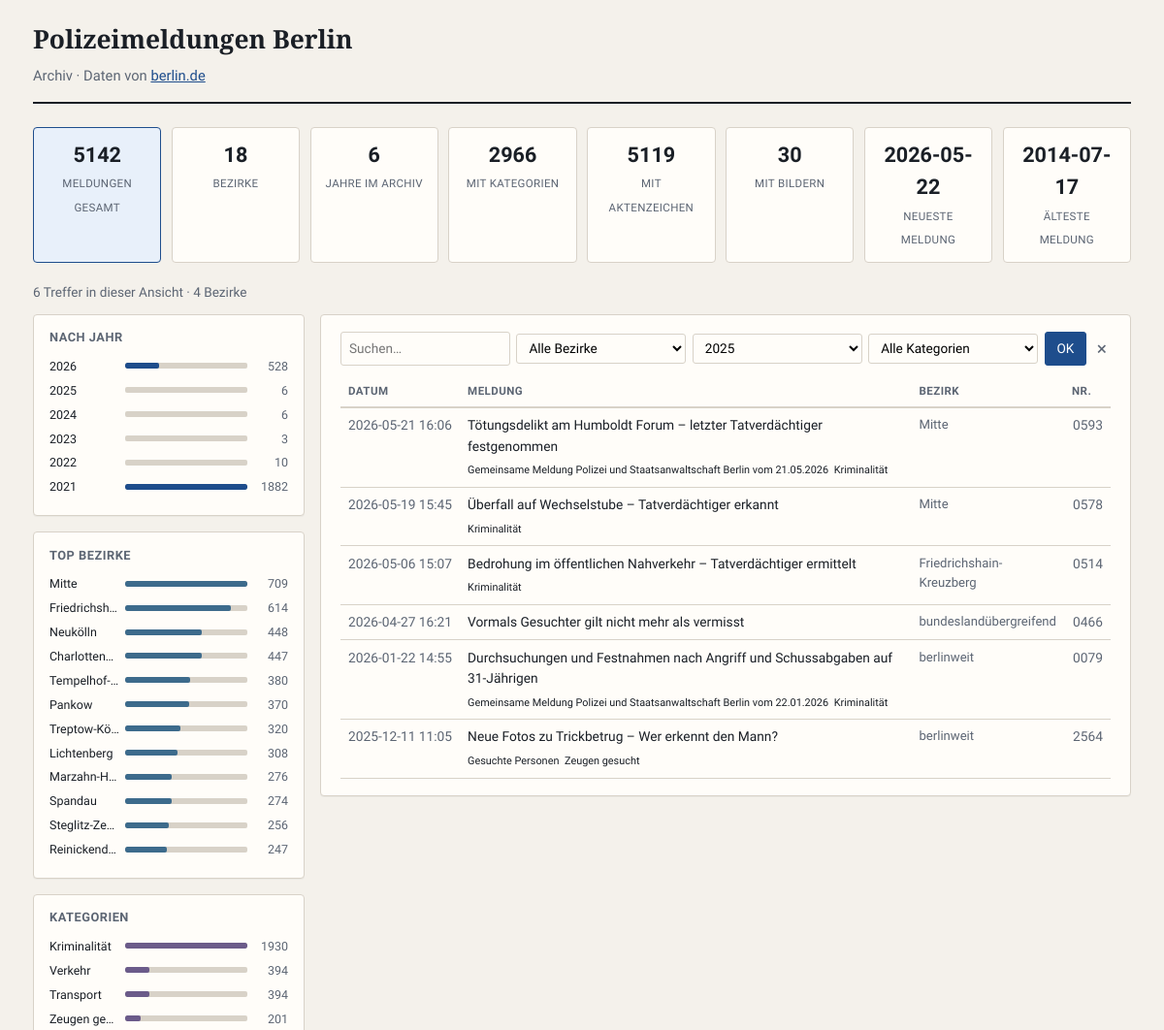
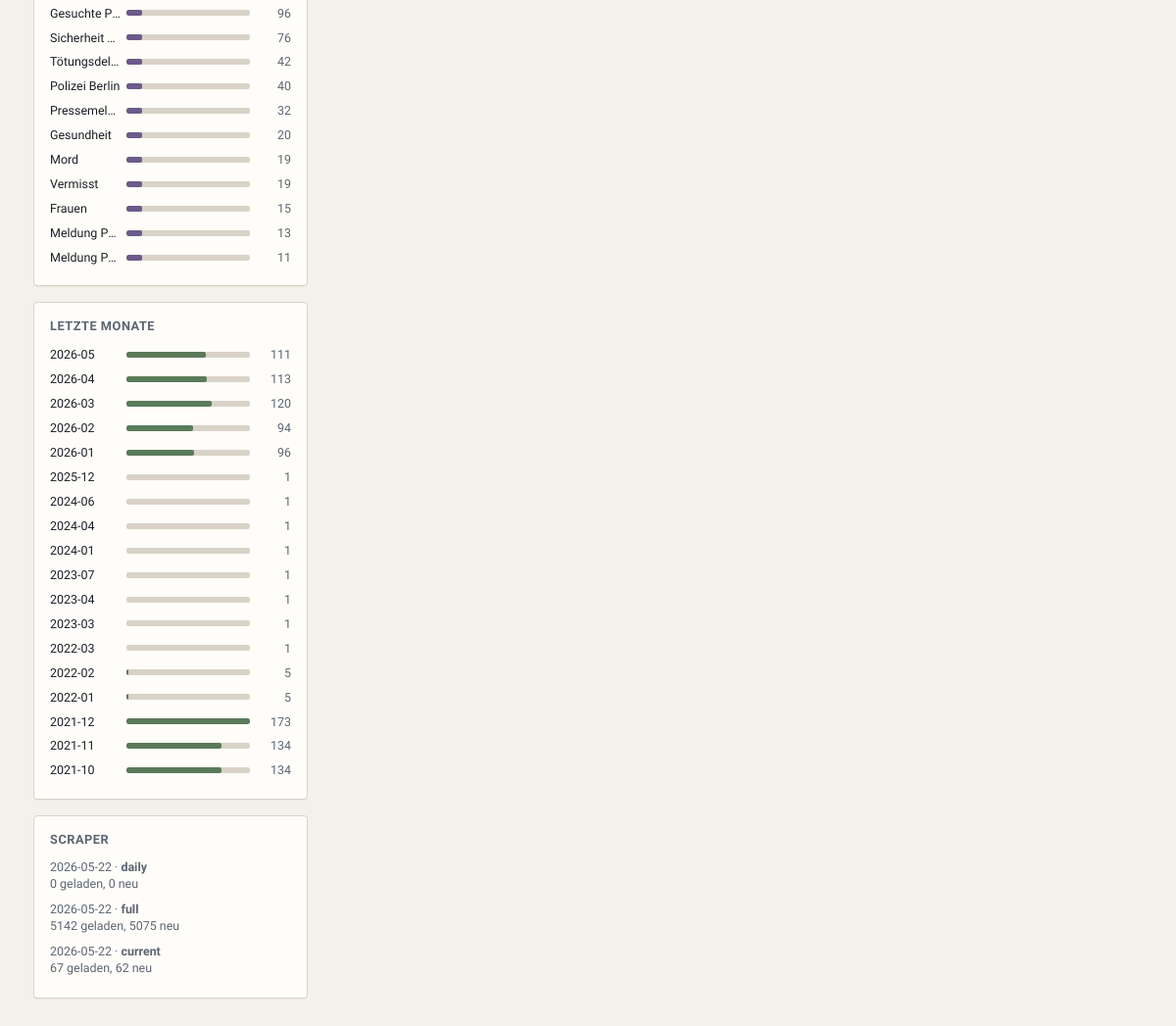
Page /?year=2025 on the committed database (2 pictures, top to bottom).
### tables this page shows
CREATE TABLE scrape_runs (
    id INTEGER PRIMARY KEY AUTOINCREMENT,
    started_at TEXT NOT NULL,
    finished_at TEXT,
    mode TEXT NOT NULL,
    listings_found INTEGER DEFAULT 0,
    articles_fetched INTEGER DEFAULT 0,
    articles_new INTEGER DEFAULT 0,
    articles_updated INTEGER DEFAULT 0,
    errors INTEGER DEFAULT 0,
    notes TEXT
);

CREATE TABLE meldungen (
    id TEXT PRIMARY KEY,
    url TEXT NOT NULL UNIQUE,
    title TEXT NOT NULL,
    published_at TEXT,
    meldung_date TEXT,
    district TEXT,
    body_text TEXT,
    source_year INTEGER,
    first_seen_at TEXT NOT NULL,
    last_scraped_at TEXT NOT NULL
, summary TEXT, tags TEXT, case_number TEXT, images TEXT);

### dashboard/app.py (the view)
@app.route("/")
def index():
    conn = get_db()
    if conn is None:
        return render_template("index.html", ready=False)
    q = request.args.get("q", "").strip()
    district = request.args.get("district", "").strip()
    year = request.args.get("year", "").strip()
    tag = request.args.get("tag", "").strip()
    page = max(1, int(request.args.get("page", 1) or 1))
    conditions = []
    params: list = []
    if q:
        conditions.append(
            "(title LIKE ? OR body_text LIKE ? OR summary LIKE ? OR district LIKE ? OR tags LIKE ?)"
        )
        like = f"%{q}%"
        params.extend([like, like, like, like, like])
    if district:
        conditions.append("district = ?")
        params.append(district)
    if year.isdigit():
        conditions.append("source_year = ?")
        params.append(int(year))
    if tag:
        conditions.append("tags LIKE ?")
        params.append(f'%"{tag}"%')
    where = f"WHERE {' AND '.join(conditions)}" if conditions else ""
    total = conn.execute(
        f"SELECT COUNT(*) FROM meldungen {where}", params
    ).fetchone()[0]
    pages = max(1, ceil(total / PER_PAGE))
    page = min(page, pages)
    offset = (page - 1) * PER_PAGE
    rows = conn.execute(
        f"""
        SELECT id, title, published_at, district, case_number, tags, source_year
        FROM meldungen {where}
        ORDER BY published_at DESC NULLS LAST, id DESC
        LIMIT ? OFFSET ?
        """,
        [*params, PER_PAGE, offset],
    ).fetchall()
    meldungen = [enrich_row(r) for r in rows]
    stats = conn.execute(
        """
        SELECT
            COUNT(*) AS total,
            COUNT(DISTINCT district) AS districts,
            COUNT(DISTINCT source_year) AS years,
            MIN(published_at) AS oldest,
            MAX(published_at) AS newest,
            SUM(CASE WHEN images IS NOT NULL AND images != '[]' THEN 1 ELSE 0 END) AS with_images,
            SUM(CASE WHEN case_number IS NOT NULL AND case_number != '' THEN 1 ELSE 0 END) AS with_case_number,
            SUM(CASE WHEN tags IS NOT NULL AND tags != '[]' THEN 1 ELSE 0 END) AS with_tags,
            ROUND(AVG(LENGTH(body_text))) AS avg_body_len
        FROM meldungen
        """
    ).fetchone()
    filtered_stats = conn.execute(
        f"""
        SELECT COUNT(*) AS total,
               COUNT(DISTINCT district) AS districts
        FROM meldungen {where}
        """,
        params,
    ).fetchone()
    by_year = conn.execute(
        """
        SELECT source_year AS year, COUNT(*) AS count
        FROM meldungen
        WHERE source_year IS NOT NULL
        GROUP BY source_year
        ORDER BY year DESC
        """
    ).fetchall()
    by_district = conn.execute(
        """
        SELECT district, COUNT(*) AS count
        FROM meldungen
        WHERE district IS NOT NULL AND district != ''
        GROUP BY district
        ORDER BY count DESC
        LIMIT 12
        """
    ).fetchall()
    by_month = conn.execute(
        """
        SELECT substr(published_at, 1, 7) AS month, COUNT(*) AS count
        FROM meldungen
        WHERE published_at IS NOT NULL AND length(published_at) >= 7
        GROUP BY month
        ORDER BY month DESC
        LIMIT 18
        """
    ).fetchall()
    popular_tags = _aggregate_tags(conn)
    districts = conn.execute(
        """
        SELECT district, COUNT(*) AS count
        FROM meldungen
        WHERE district IS NOT NULL AND district != ''
        GROUP BY district
        ORDER BY count DESC, district
        """
    ).fetchall()
    years = conn.execute(
        """
        SELECT DISTINCT source_year AS year
        FROM meldungen WHERE source_year IS NOT NULL
        ORDER BY year DESC
        """
    ).fetchall()
    runs = conn.execute(
        "SELECT * FROM scrape_runs ORDER BY id DESC LIMIT 3"
    ).fetchall()
    conn.close()
    max_year_count = max((r["count"] for r in by_year), default=1)
    max_district_count = max((r["count"] for r in by_district), default=1)
    max_month_count = max((r["count"] for r in by_month), default=1)
    max_tag_count = popular_tags[0][1] if popular_tags else 1
    return render_template(
        "index.html",
        ready=True,
        meldungen=meldungen,
        stats=stats,
        filtered_stats=filtered_stats,
        by_year=by_year,
        by_district=by_district,
        by_month=by_month,
        popular_tags=popular_tags,
        districts=districts,
        years=[r["year"] for r in years],
        runs=runs,
        q=q,
        district_filter=district,
        year_filter=year,
        tag_filter=tag,
        page=page,
        pages=pages,
        total=total,
        format_datetime=format_datetime,
        max_year_count=max_year_count,
        max_district_count=max_district_count,
        max_month_count=max_month_count,
        max_tag_count=max_tag_count,
    )

### dashboard/templates/index.html (shortened to what this page needs)
{% extends "base.html" %}
{% block content %}
{% if not ready %}
<div class="notice">
  <strong>Noch keine Daten.</strong><br>
  <code>python -m scraper.scrape --mode current</code>
</div>
{% else %}
<section class="stats-grid">
  <div class="stat-card highlight">
    <span class="stat-value">{{ stats.total }}</span>
    <span class="stat-label">Meldungen gesamt</span>
  </div>
  <div class="stat-card">
    <span class="stat-value">{{ stats.districts }}</span>
    <span class="stat-label">Bezirke</span>
  </div>
  <div class="stat-card">
    <span class="stat-value">{{ stats.years }}</span>
    <span class="stat-label">Jahre im Archiv</span>
  </div>
  <div class="stat-card">
    <span class="stat-value">{{ stats.with_tags or 0 }}</span>
    <span class="stat-label">mit Kategorien</span>
  </div>
  <div class="stat-card">
    <span class="stat-value">{{ stats.with_case_number or 0 }}</span>
    <span class="stat-label">mit Aktenzeichen</span>
  </div>
  <div class="stat-card">
    <span class="stat-value">{{ stats.with_images or 0 }}</span>
    <span class="stat-label">mit Bildern</span>
  </div>
  <div class="stat-card">
    <span class="stat-value">{{ format_datetime(stats.newest)[:10] }}</span>
    <span class="stat-label">neueste Meldung</span>
  </div>
  <div class="stat-card">
    <span class="stat-value">{{ format_datetime(stats.oldest)[:10] if stats.oldest else '—' }}</span>
    <span class="stat-label">älteste Meldung</span>
  </div>
</section>
{% if q or district_filter or year_filter or tag_filter %}
<p class="filter-hint">{{ filtered_stats.total }} Treffer in dieser Ansicht · {{ filtered_stats.districts }} Bezirke</p>
{% endif %}
<div class="layout-2col">
  <aside class="sidebar-stats">
    <div class="card compact">
      <h3>Nach Jahr</h3>
      <ul class="bar-list">
        {% for row in by_year %}
        <li>
          <a href="?year={{ row.year }}" class="bar-label">{{ row.year }}</a>
          <span class="bar-track"><span class="bar-fill" style="width:{{ (row.count / max_year_count * 100)|int }}%"></span></span>
          <span class="bar-count">{{ row.count }}</span>
        </li>
        {% endfor %}
      </ul>
    </div>
    <div class="card compact">
      <h3>Top Bezirke</h3>
      <ul class="bar-list">
        {% for row in by_district %}
        <li>
          <a href="?district={{ row.district|urlencode }}" class="bar-label" title="{{ row.district }}">{{ row.district[:22] }}{% if row.district|length > 22 %}…{% endif %}</a>
          <span class="bar-track"><span class="bar-fill district" style="width:{{ (row.count / max_district_count * 100)|int }}%"></span></span>
          <span class="bar-count">{{ row.count }}</span>
        </li>
        {% endfor %}
      </ul>
    </div>
    <div class="card compact">
      <h3>Kategorien</h3>
      <ul class="bar-list">
        {% for t, c in popular_tags %}
        <li>
          <a href="?tag={{ t|urlencode }}" class="bar-label">{{ t }}</a>
          <span class="bar-track"><span class="bar-fill tag" style="width:{{ (c / max_tag_count * 100)|int }}%"></span></span>
          <span class="bar-count">{{ c }}</span>
        </li>
        {% endfor %}
      </ul>
    </div>
    <div class="card compact">
      <h3>Letzte Monate</h3>
      <ul class="bar-list">
        {% for row in by_month %}
        <li>
          <span class="bar-label">{{ row.month }}</span>
          <span class="bar-track"><span class="bar-fill month" style="width:{{ (row.count / max_month_count * 100)|int }}%"></span></span>
          <span class="bar-count">{{ row.count }}</span>
        </li>
        {% endfor %}
      </ul>
    </div>
    {% if runs %}
    <div class="card compact muted-box">
      <h3>Scraper</h3>
      {% for r in runs %}
      <p class="run-line">
        {{ r.started_at[:10] }} · <strong>{{ r.mode }}</strong><br>
        {{ r.articles_fetched or 0 }} geladen, {{ r.articles_new or 0 }} neu
      </p>
      {% endfor %}
    </div>
    {% endif %}
  </aside>
  <main class="list-panel">
    <div class="card">
      <form class="filters" method="get">
        <input type="search" name="q" value="{{ q }}" placeholder="Suchen…" aria-label="Suche">
        <select name="district" aria-label="Bezirk">
          <option value="">Alle Bezirke</option>
        </select>
        <select name="year" aria-label="Jahr">
          {% for y in years %}
          <option value="{{ y }}" {% if year_filter == y|string %}selected{% endif %}>{{ y }}</option>
          {% endfor %}
        </select>
        <select name="tag" aria-label="Kategorie">
          <option value="">Alle Kategorien</option>
        </select>
        <button type="submit">OK</button>
        {% if q or district_filter or year_filter or tag_filter %}
        <a href="/" class="reset-link">×</a>
        {% endif %}
      </form>
      <table class="meldungen-table">
        <thead>
          <tr>
            <th class="col-date">Datum</th>
            <th class="col-title">Meldung</th>
            <th class="col-district">Bezirk</th>
            <th class="col-nr">Nr.</th>
          </tr>
        </thead>
        <tbody>
          {% for m in meldungen %}
          <tr>
            <td class="col-date">{{ format_datetime(m.published_at)[:16] if m.published_at else '—' }}</td>
            <td class="col-title">
              <a href="/meldung/{{ m.id }}">{{ m.title }}</a>
              {% if m.tags_list %}
              <span class="mini-tags">
                {% for t in m.tags_list[:2] %}<a href="?tag={{ t|urlencode }}" class="mini-tag">{{ t }}</a>{% endfor %}
              </span>
              {% endif %}
            </td>
            <td class="col-district">{{ m.district or '—' }}</td>
            <td class="col-nr">{% if m.case_number %}{{ m.case_number }}{% else %}—{% endif %}</td>
          </tr>
          {% else %}
          <tr><td colspan="4" class="empty-cell">Keine Meldungen.</td></tr>
          {% endfor %}
        </tbody>
      </table>
    </div>
  </main>
</div>
{% endif %}
{% endblock %}

### rows in the picture
scrape_runs: started_at "2026-05-22", mode "daily", articles_fetched "0", articles_new "0"
scrape_runs: started_at "2026-05-22", mode "full", articles_fetched "5142", articles_new "5075"
scrape_runs: started_at "2026-05-22", mode "current", articles_fetched "67", articles_new "62"
meldungen: published_at "2026-05-21 16:06", title "Tötungsdelikt am Humboldt Forum – letzter Tatverdächtiger festgenommen", 2 "Gemeinsame Meldung Polizei und Staatsanwaltschaft Berlin vom 21.05.2026" "Kriminalität", district "Mitte", case_number "0593"
meldungen: published_at "2026-05-19 15:45", title "Überfall auf Wechselstube – Tatverdächtiger erkannt", 2 "Kriminalität", district "Mitte", case_number "0578"
meldungen: published_at "2025-12-11 11:05", title "Neue Fotos zu Trickbetrug – Wer erkennt den Mann?", 2 "Gesuchte Personen" "Zeugen gesucht", district "berlinweit", case_number "2564"

### other values in the picture
{{ stats.total }} "5142"
{{ stats.districts }} "18"
{{ stats.years }} "6"
{{ stats.with_tags or 0 }} "2966"
{{ stats.with_case_number or 0 }} "5119"
{{ stats.with_images or 0 }} "30"
{{ filtered_stats.total }} "6"
{{ filtered_stats.districts }} "4"
{{ row.year }} "2026" "2025" "2024" "2023" "2022" "2021"
{{ row.count }} "528" "6" "6" "3" "10" "1882"
{{ row.district[:22] }} "Mitte" "Friedrichsh…" "Neukölln" "Charlotten…" "Tempelhof-…" "Pankow" "Treptow-Kö…" "Lichtenberg" "Marzahn-H…" "Spandau" "Steglitz-Ze…" "Reinickend…"
{{ row.count }} "709" "614" "448" "447" "380" "370" "320" "308" "276" "274" "256" "247"
{{ t }} "Kriminalität" "Verkehr" "Transport" "Zeugen ge…" "Gesuchte P…" "Sicherheit…" "Tötungsdel…" "Polizei Berlin" "Pressemel…" "Gesundheit" "Mord" "Vermisst" "Frauen" "Meldung P…" "Meldung P…"
{{ c }} "1930" "394" "394" "201" "96" "76" "42" "40" "32" "20" "19" "19" "15" "13" "11"
{{ row.month }} "2026-05" "2026-04" "2026-03" "2026-02" "2026-01" "2025-12" "2024-06" "2024-04" "2024-01" "2023-07" "2023-04" "2023-03" "2022-03" "2022-02" "2022-01" "2021-12" "2021-11" "2021-10"
